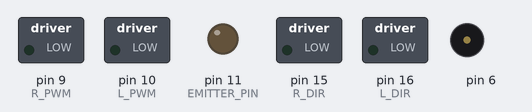
Bench run of a sketch on a simulated Arduino Uno, built with avr-gcc and run on an emulated ATmega328P. Shown: switched loads named in the sketch (green lamp = pin HIGH), output pins drawn as LEDs (lit = HIGH), buzzer (waves = sounding).

Above: at 0.3 s.
At 1.25 s:
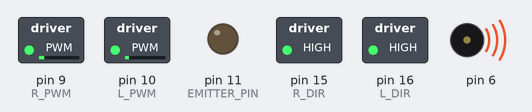
At 1.6 s:
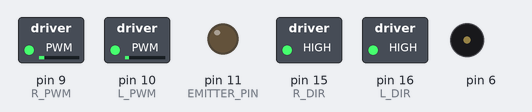
Timing chart, 0 to 3.1 s (numbered marks = the images above):
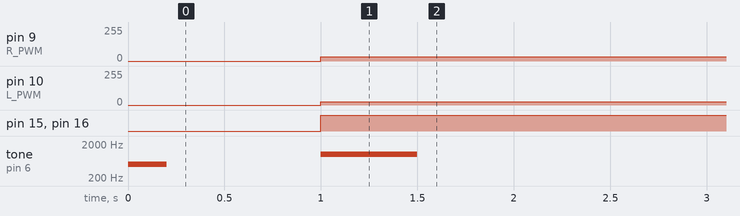

Measured:
- by itself, pin 9 (R_PWM): 0/255 → 32/255 at 1.0 s
- by itself, pin 10 (L_PWM): 0/255 → 25/255 at 1.0 s
- by itself, pin 15 (R_DIR), pin 16 (L_DIR): LOW → HIGH at 1.0 s
- by itself, tone on pin 6: silent → 500 Hz at 0.00 s, → silent 0.20 s later, → 1000 Hz 0.80 s later, → silent 0.50 s later

The sketch:

Leader_Code.ino
```cpp
// LEADER ROBOT: 3 CIRCLE

const int EMITTER_PIN = 11;


const int L_PWM = 10;
const int L_DIR = 16;
const int R_PWM = 9;
const int R_DIR = 15;

void setup() {

  pinMode(11, INPUT);
  pinMode(L_PWM, OUTPUT);
  pinMode(L_DIR, OUTPUT);
  pinMode(R_PWM, OUTPUT);
  pinMode(R_DIR, OUTPUT);


  tone(6, 500, 200);
  delay(1000);
  tone(6, 1000, 500);
}

void loop() {

  pinMode(11, OUTPUT);
  digitalWrite(11, LOW);


  // Experiment 1: The "wide" circle = 40 cm

  // setMotors(-25, -28);

  // Experiment 2: The "medium" circle = 28 cm

    // setMotors(-25, -30);


  // Experiment 3: The "small" circle = 20.5 cm

  setMotors(-25, -32);

}


void setMotors(int leftSpeed, int rightSpeed) {
  // LEFT MOTOR
  if (leftSpeed >= 0) {
    digitalWrite(L_DIR, LOW);   // Forward
    analogWrite(L_PWM, leftSpeed);
  } else {
    digitalWrite(L_DIR, HIGH);  // Backward
    analogWrite(L_PWM, -leftSpeed);
  }

  // RIGHT MOTOR
  if (rightSpeed >= 0) {
    digitalWrite(R_DIR, LOW);   // Forward
    analogWrite(R_PWM, rightSpeed);
  } else {
    digitalWrite(R_DIR, HIGH);  // Backward
    analogWrite(R_PWM, -rightSpeed);
  }
}
```
